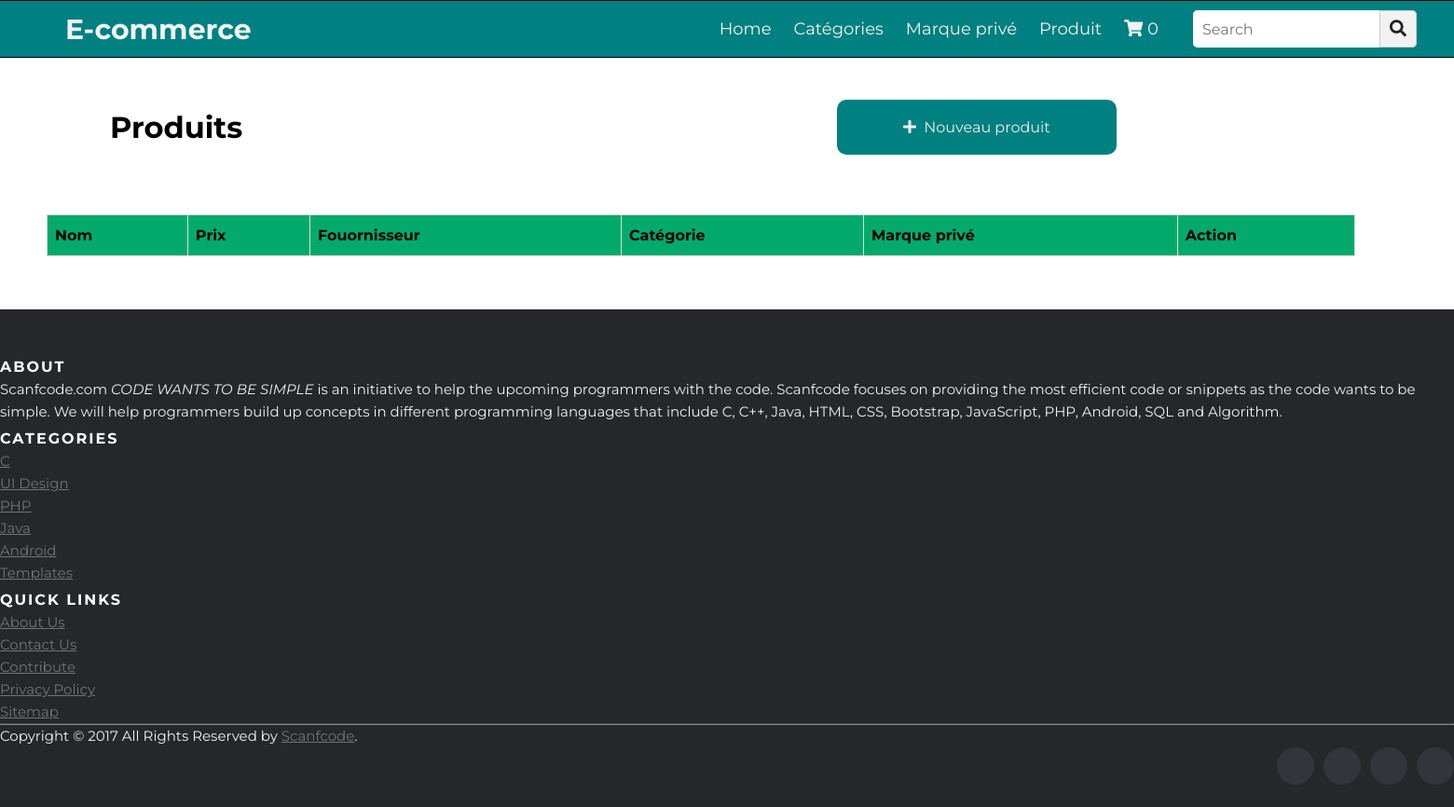
Before: /ecommerce/produit with the older database file.
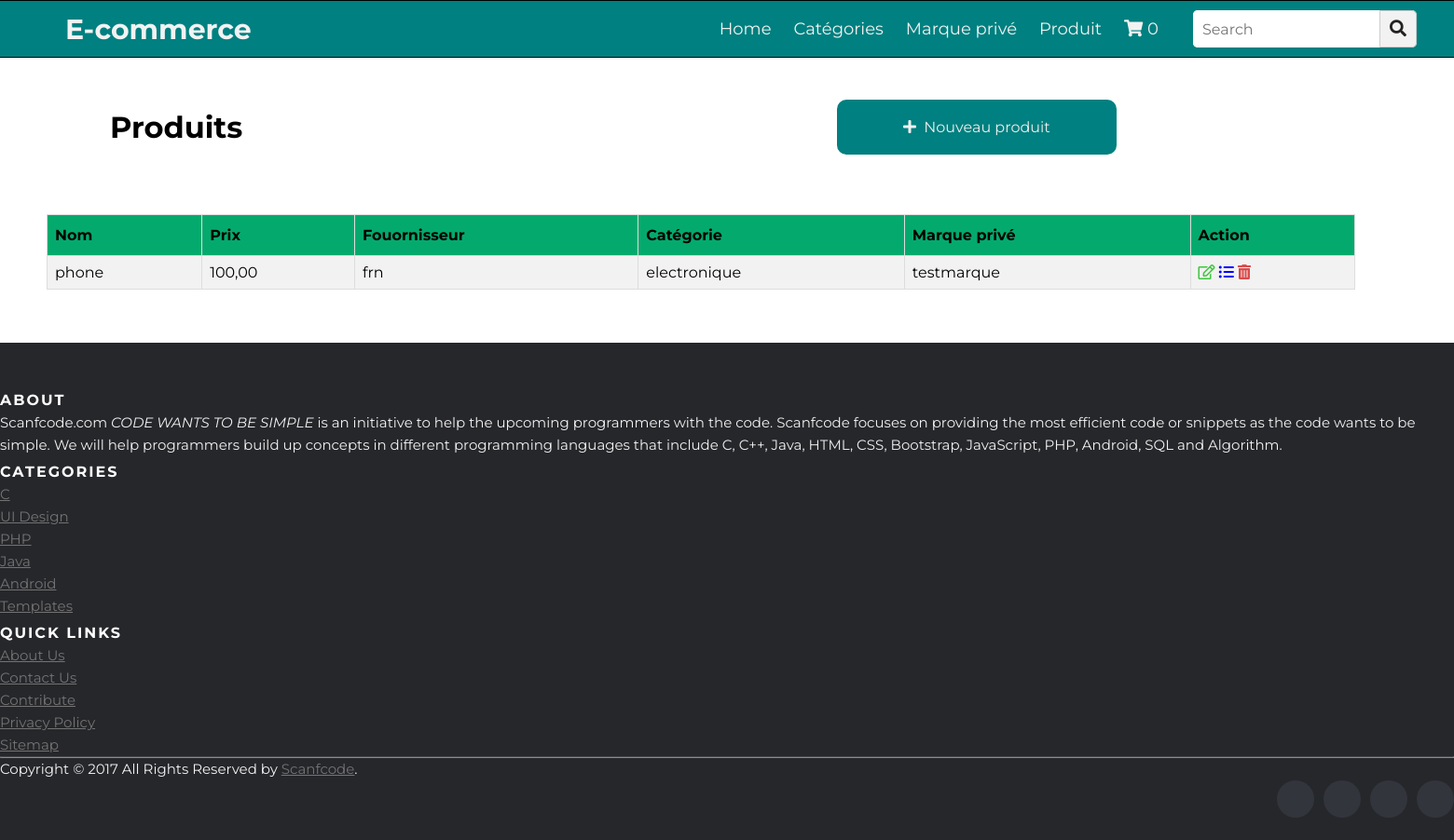
After: the same page with the newer database file.
### ecommerce/models.py (models this page shows, shortened)
class Produit(models.Model):
     available= models.BooleanField(default=True)
     nom= models.CharField(max_length=200)
     prix = models.DecimalField(max_digits=10, decimal_places=2)
     quantite = models.IntegerField(max_length=100, default=1)
     description= models.CharField(max_length=200)
     fournisseurs= models.ForeignKey(Fournisseur, on_delete=models.CASCADE)
     marqueprives= models.ForeignKey(MarquePrive, on_delete=models.CASCADE)
     categories= models.ForeignKey(Categorie, on_delete=models.CASCADE, null=True)
     image=models.ImageField(upload_to='ecommerce/static/ecommerce/images',null=True)

class Fournisseur(models.Model):
    user = models.ForeignKey(User, on_delete=models.CASCADE)
    telephone = models.CharField(max_length=10)
    image = models.ImageField(upload_to="")
    status = models.CharField(max_length=20)
    nom_boutique = models.CharField(max_length=100)
    x = models.DecimalField(max_digits=9, decimal_places=6, default=0)
    y  = models.DecimalField(max_digits=9, decimal_places=6, default=0)
    def __str__(self):
        return self.user.first_name

class Categorie(models.Model):
    nom=models.CharField(max_length=100)
    image = models.ImageField(upload_to="", default="static/ecommerce/images/index.png", null=True)
    def __str__(self):
        return self.nom

class MarquePrive(models.Model):
    nom=models.CharField(max_length=100)
    def __str__(self):
        return self.nom

### ecommerce/views.py (the view)
# urls.py: path('produit',produit,name='produit'),
def produit(request):
    produits=Produit.objects.all()
    context={
        'produits': produits
    }
    return render(request,'ecommerce/produit.html', context)

### ecommerce/templates/ecommerce/produit.html (shortened to what this page needs)
{% extends 'ecommerce/basecommerce.html' %}
{% block content %}
    <br><br>
    <table style="width: 150%; margin-left: 100px;"><tr><td>
      <h1 style="color: black; margin-left: 16px;">Produits</h1>
    </td><td>
      <a href="{% url 'ecommerce:addproduit' %}" style="display: inline-block;
  background-color: teal;
  border-radius: 10px;
  color: #eeeeee;
  text-align: center;
  padding: 20px;
  text-decoration: none;
  width: 300px;
  margin: 5px;"><i class="fas fa-plus"></i>&nbsp; Nouveau produit</a>
    </td></tr></table>
   <br><br><br>
    <table id="customers" >
      <tr>
        <th style="color: black;">Nom</th>
        <th style="color: black;">Prix</th>
        <th style="color: black;">Fouornisseur</th>
        <th style="color: black;">Catégorie</th>
        <th style="color: black;">Marque privé</th>
        <th style="color: black;">Action</th>
      </tr>
      {% for produit in produits  %}
      <tr>
        <td style="color: black;">{{ produit.nom }}</td>
        <td style="color: black;">{{ produit.prix }}</td>
        <td style="color: black;">{{ produit.fournisseurs }}</td>
        <td style="color: black;">{{ produit.categories }}</td>
        <td style="color: black;">{{ produit.marqueprives }}</td>
        <td>
          <a class="btn btn-primary" ><i style="color: rgb(62, 197, 62);" class="far fa-edit"></i></a>
          <a  class="btn btn-success"><i style="color: #0000ff;" class="fas fa-list-ul"></i></a>
          <a   class="btn btn-danger"><i style="color: rgb(221, 75, 75);" class="fas fa-trash-alt"></i></a>
      </td>
      </tr>
      {% endfor %}
    </table>
    <br><br><br>
{% endblock %}

Changed rows visible on the page:
added Produit: nom "phone", prix "100,00", fournisseurs "frn", categories "electronique", marqueprives "testmarque"
